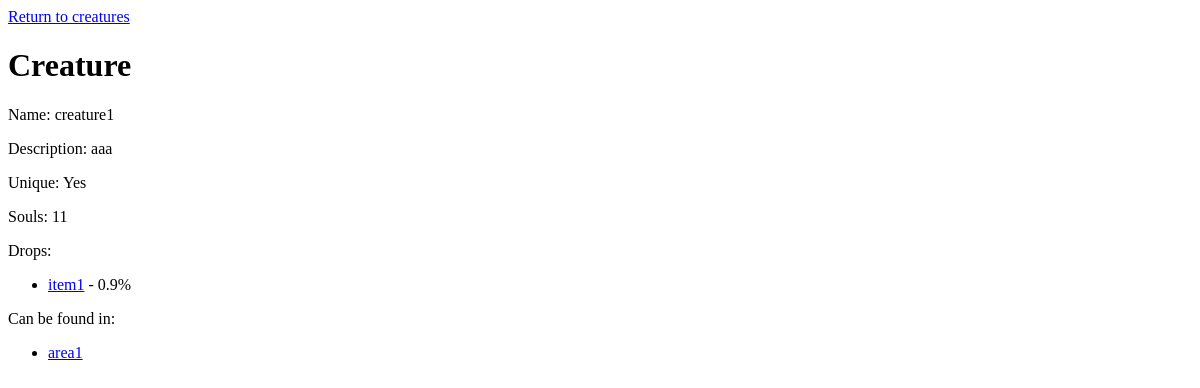
Page /creatures/1.html on the earlier database version.
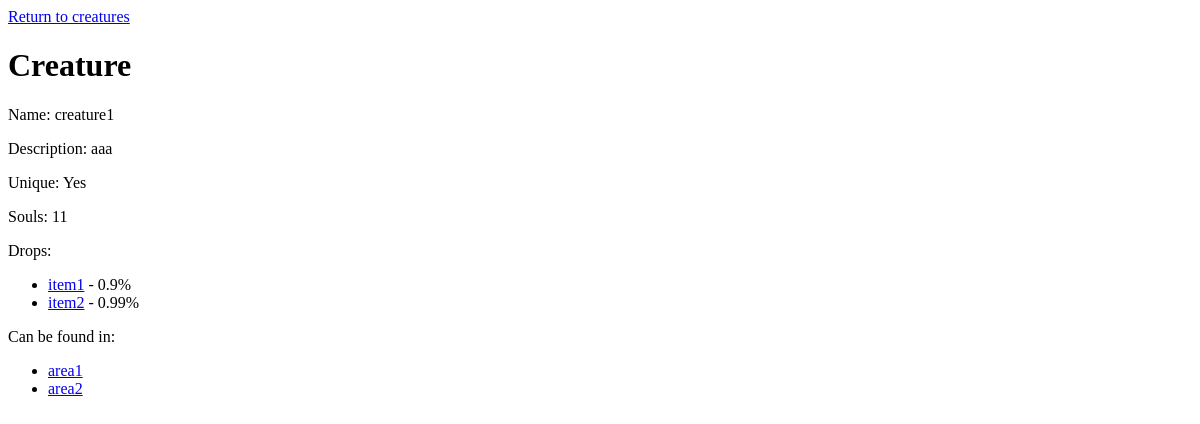
Same page on the later database version.
### iitem_database/models.py (models this page shows, shortened)
class Drops(models.Model):
	itemID = models.ForeignKey(Item)
	creatureID = models.ForeignKey(Creature)
	dropRate = models.FloatField()

class Item(models.Model):
	name = models.CharField(max_length=50, unique=True)
	desc = models.TextField(max_length=400)
	typeID = models.ForeignKey(ItemClass)

class Area(models.Model):
	name = models.CharField(max_length=50, unique=True)
	desc = models.TextField(max_length=400)

### iitem_database/views.py (the view, shortened to what this page needs)
# urls.py: url(r'^creatures/(?P<creatureID>\w+).(?P<format>\w+)$', creaturePage),
def creaturePage(request, creatureID, format=html):
	try:
		creature = Creature.objects.get(id=creatureID)
	except:
		raise Http404('Creature not found.')
	drops = Drops.objects.filter(creatureID=creatureID)
	areas = creature.areas.all()
	if format == html:
		template = get_template('creaturePage.html')
		variables = Context({
			'titlehead': 'Creature',
			'creature': creature,
			'drops': drops,
			'areas': areas,
			})
		output = template.render(variables)
		return HttpResponse(output)
	else:
		return HttpResponseNotFound(format_error)

### iitem_database/templates/creaturePage.html (shortened to what this page needs)
<html>
	<head>
	</head>
	<body>
		<a href="/creatures.html">Return to creatures</a>
		<h1> {{titlehead}} </h1>
			<p>Name: {{creature.name}}</p>
			<p>Description: {{creature.desc}}</p>
			<p>Unique: {% if creature.unique %}
							Yes
					   {% else %}
							No
						{% endif %}
			</p>
			<p>Souls: {{creature.souls}}<p>
			<p>Drops:</p>
			{% if drops %}
			<ul>
			{% for drop in drops %}
				<li>
					<a href="/items/{{drop.itemID.id}}.html">{{drop.itemID.name}}</a> - {{drop.dropRate}}%
				</li>
			{% endfor %}
			</ul>
			{% else %}
				<p>None</p>
			{% endif %}
			<p>Can be found in:</p>
			{% if areas %}
			<ul>
			{% for area in areas %}
				<li>
					<a href="/areas/{{area.id}}.html">{{area.name}}</a>
				</li>
			{% endfor %}
			</ul>
			{% else %}
				<p>Nowhere</p>
			{% endif %}
	</body>
</html>

Differences in the rows shown:
added Drops: itemID.name "item2", dropRate "0.99"
added Area: name "area2"
